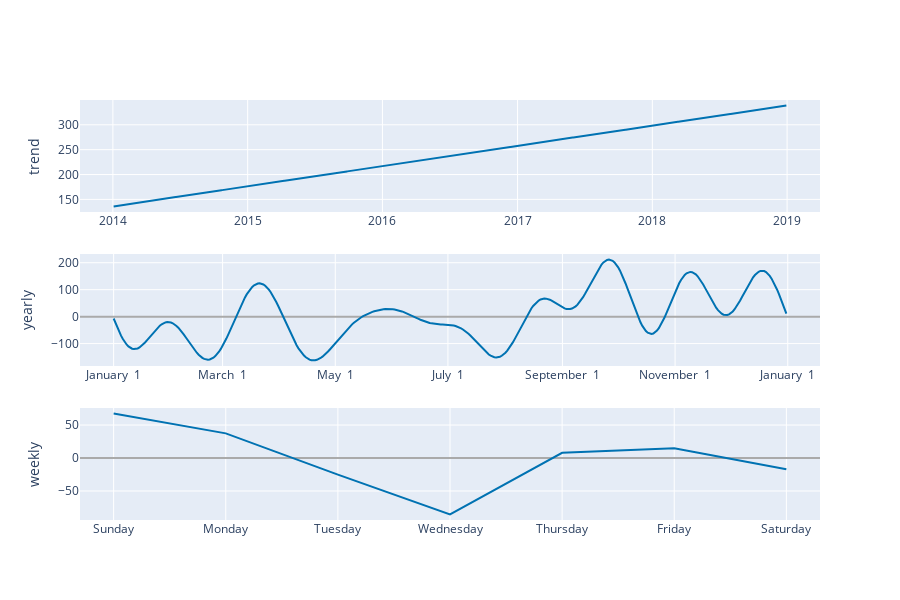

Here is the notebook cell this chart was saved with:
### Code cell
fig13=plot_components_plotly(m, forecast, figsize=(1500,200))
fig13.update_layout(autosize=True, width=None)

### Figure 1 — Plotly figure (JSON) as saved in the notebook; plotly's stock layout.template omitted (floating-point values rounded to 4 significant figures; data arrays with more than 128 entries replaced by an {"elided": "..."} marker saying what was removed)
{"data": [{"line": {"color": "#0072B2", "width": 2}, "mode": "lines", "name": "trend", "type": "scatter", "x": {"elided": "1602 str values"}, "xaxis": "x", "y": {"elided": "1602 float values"}, "yaxis": "y"}, {"line": {"color": "rgba(0, 114, 178, 0.2)", "width": 0}, "mode": "lines", "name": "trend_upper", "type": "scatter", "x": {"elided": "1602 str values"}, "xaxis": "x", "y": {"elided": "1602 float values"}, "yaxis": "y"}, {"fill": "tonexty", "fillcolor": "rgba(0, 114, 178, 0.2)", "line": {"color": "rgba(0, 114, 178, 0.2)", "width": 0}, "mode": "lines", "name": "trend_lower", "type": "scatter", "x": {"elided": "1602 str values"}, "xaxis": "x", "y": {"elided": "1602 float values"}, "yaxis": "y"}, {"line": {"color": "#0072B2", "width": 2}, "mode": "lines", "name": "yearly", "type": "scatter", "x": {"elided": "365 str values"}, "xaxis": "x2", "y": {"elided": "365 float values"}, "yaxis": "y2"}, {"line": {"color": "#0072B2", "width": 2}, "mode": "lines", "name": "weekly", "type": "scatter", "x": ["2017-01-01T00:00:00", "2017-01-02T00:00:00", "2017-01-03T00:00:00", "2017-01-04T00:00:00", "2017-01-05T00:00:00", "2017-01-06T00:00:00", "2017-01-07T00:00:00"], "xaxis": "x3", "y": [67.4, 37.45, -25.17, -85.47, 7.869, 15.0, -17.08], "yaxis": "y3"}], "layout": {"autosize": true, "height": 600, "showlegend": false, "xaxis": {"anchor": "y", "domain": [0, 1], "range": ["2013-10-03T21:36:00", "2019-03-31T02:24:00"], "type": "date"}, "xaxis2": {"anchor": "y2", "domain": [0, 1], "range": ["2016-12-13T18:54:02.958904115", "2018-01-18T11:04:57.863013581"], "tickformat": "%B %e", "type": "date"}, "xaxis3": {"anchor": "y3", "domain": [0, 1], "range": ["2016-12-31T16:48:00", "2017-01-07T07:12:00"], "tickformat": "%A", "type": "date"}, "yaxis": {"anchor": "x", "domain": [0.7333, 1], "rangemode": "normal", "title": {"text": "trend"}, "zerolinecolor": "#AAA"}, "yaxis2": {"anchor": "x2", "domain": [0.3667, 0.6333], "title": {"text": "yearly"}, "zerolinecolor": "#AAA"}, "yaxis3": {"anchor": "x3", "domain": [0, 0.2667], "title": {"text": "weekly"}, "zerolinecolor": "#AAA"}}}
